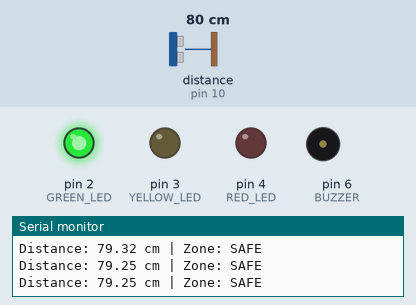
A sketch run on a simulated Arduino Uno, built with avr-gcc and run on an emulated ATmega328P. Shown: output pins drawn as LEDs (lit = HIGH), buzzer (waves = sounding), the last lines printed to the serial monitor. Wiring (inferred from the names in the program): ultrasonic range finder: trigger pin 9; echo pin 10. The test bench sets the inputs (shaded band); at power-on: distance to the obstacle (sensor on pin 10) 80 cm. The echo pulse lasts 58.3 µs per cm; pins used as bus, display or sensor lines are not drawn.

Above: at 1.2 s.
1.3 s: distance to the obstacle (sensor on pin 10) set to 63 cm
3.0 s: distance to the obstacle (sensor on pin 10) set to 57 cm
At 3.7 s:
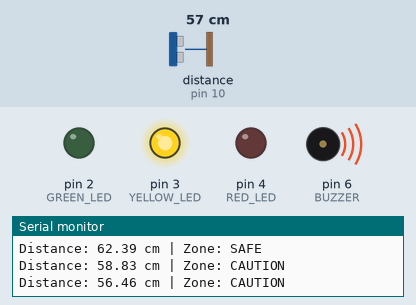
6.0 s: distance to the obstacle (sensor on pin 10) set to 33 cm
7.9 s: distance to the obstacle (sensor on pin 10) set to 27 cm
At 8.29 s:
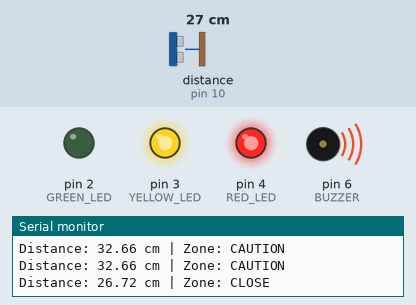
10.9 s: distance to the obstacle (sensor on pin 10) set to 17 cm
13.9 s: distance to the obstacle (sensor on pin 10) set to 13 cm
At 15.7 s:
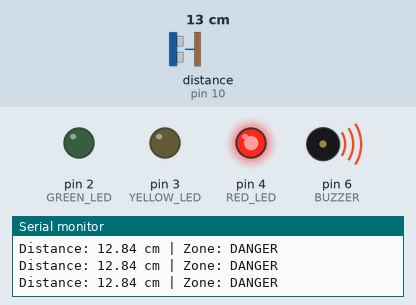
Timing chart, 0 to 16.7 s (numbered marks = the images above; inputs shaded):
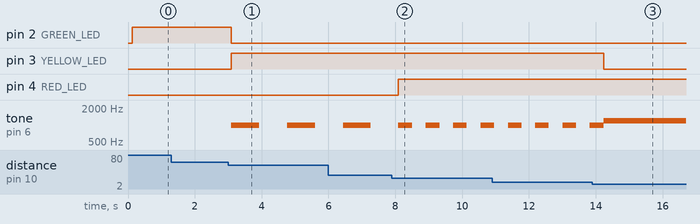

The sketch:

p3-parking-sensor.ino
```cpp
#define TRIG_PIN   9
#define ECHO_PIN   10
#define GREEN_LED  2
#define YELLOW_LED 3
#define RED_LED    4
#define BUZZER     6

unsigned long lastBeep = 0;
bool beepState = false;

float measureDistance() {
  digitalWrite(TRIG_PIN, LOW);
  delayMicroseconds(2);
  digitalWrite(TRIG_PIN, HIGH);
  delayMicroseconds(10);
  digitalWrite(TRIG_PIN, LOW);

  long duration = pulseIn(ECHO_PIN, HIGH);
  return duration * 0.034 / 2;
}

void setup() {
  Serial.begin(9600);
  pinMode(TRIG_PIN, OUTPUT);
  pinMode(ECHO_PIN, INPUT);
  pinMode(GREEN_LED, OUTPUT);
  pinMode(YELLOW_LED, OUTPUT);
  pinMode(RED_LED, OUTPUT);
  pinMode(BUZZER, OUTPUT);
}

void loop() {
  float readings[5];
  for (int i = 0; i < 5; i++) {
    readings[i] = measureDistance();
    delay(20);
  }
  float sum = 0;
  for (int i = 0; i < 5; i++) sum += readings[i];
  float avgDistance = sum / 5;

  String zone;
  unsigned long beepInterval = 0;

  if (avgDistance > 60) {
    zone = "SAFE";
    digitalWrite(GREEN_LED, HIGH);
    digitalWrite(YELLOW_LED, LOW);
    digitalWrite(RED_LED, LOW);
    noTone(BUZZER);
  }
  else if (avgDistance > 30) {
    zone = "CAUTION";
    digitalWrite(GREEN_LED, LOW);
    digitalWrite(YELLOW_LED, HIGH);
    digitalWrite(RED_LED, LOW);
    beepInterval = 800;
  }
  else if (avgDistance > 15) {
    zone = "CLOSE";
    digitalWrite(GREEN_LED, LOW);
    digitalWrite(YELLOW_LED, HIGH);
    digitalWrite(RED_LED, HIGH);
    beepInterval = 300;
  }
  else {
    zone = "DANGER";
    digitalWrite(GREEN_LED, LOW);
    digitalWrite(YELLOW_LED, LOW);
    digitalWrite(RED_LED, HIGH);
    tone(BUZZER, 1200); // continuous
  }

  // non-blocking beep for CAUTION/CLOSE zones
  if (beepInterval > 0) {
    if (millis() - lastBeep > beepInterval) {
      beepState = !beepState;
      if (beepState) tone(BUZZER, 1000);
      else noTone(BUZZER);
      lastBeep = millis();
    }
  }

  Serial.print("Distance: ");
  Serial.print(avgDistance);
  Serial.print(" cm | Zone: ");
  Serial.println(zone);

  delay(300);
}
```

Measured:
- the behaviour switches between 61 and 60 cm on distance to the obstacle (sensor on pin 10) (found by bisection; images 0 and 1)
- the behaviour switches between 31 and 30 cm on distance to the obstacle (sensor on pin 10) (found by bisection; images 1 and 2)
- the behaviour switches between 16 and 15 cm on distance to the obstacle (sensor on pin 10) (found by bisection; images 2 and 3)
- after the input at 3.0 s, pin 2 (GREEN_LED): HIGH → LOW after 0.09 s; pin 3 (YELLOW_LED): LOW → HIGH after 0.09 s; tone on pin 6 (BUZZER): alternates 1000 Hz for 0.84 s and silent for 0.84 s, starting after 0.09 s
- after the input at 7.9 s, pin 4 (RED_LED): LOW → HIGH after 0.19 s; tone on pin 6 (BUZZER): alternates 1000 Hz for 0.41 s and silent for 0.41 s, starting after 0.60 s
- after the input at 13.9 s, pin 3 (YELLOW_LED): HIGH → LOW after 0.33 s
